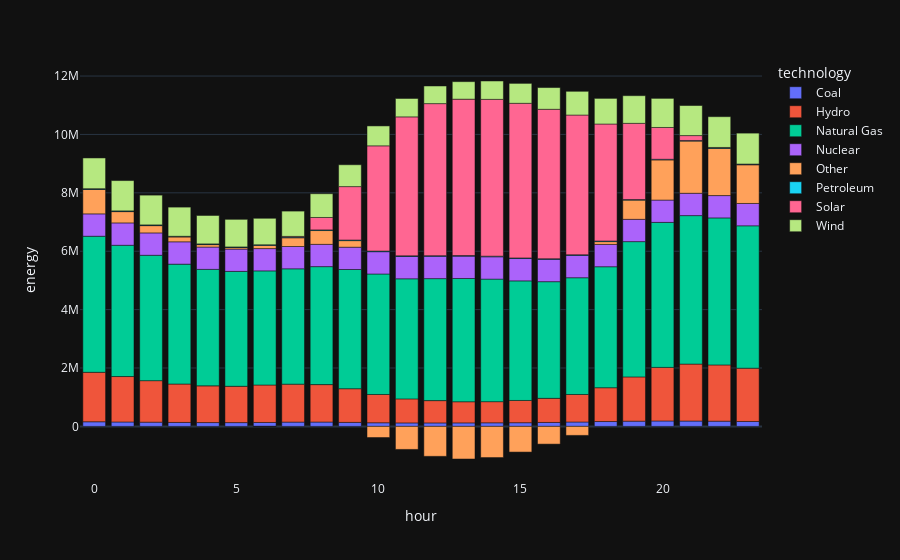

Notebook code for this chart:
### Markdown cell above
### Bar chart

### Code cell
import plotly.express as px
px.bar(
    data_frame=r,
    x='hour',
    y='energy',
    color='technology',
)

### Figure 1 — Plotly figure (JSON) as saved in the notebook; plotly's stock layout.template omitted (floating-point values rounded to 4 significant figures)
{"data": [{"hovertemplate": "technology=Coal<br>hour=%{x}<br>energy=%{y}<extra></extra>", "legendgroup": "Coal", "marker": {"color": "#636efa", "pattern": {"shape": ""}}, "name": "Coal", "orientation": "v", "showlegend": true, "textposition": "auto", "type": "bar", "x": [0, 1, 2, 3, 4, 5, 6, 7, 8, 9, 10, 11, 12, 13, 14, 15, 16, 17, 18, 19, 20, 21, 22, 23], "xaxis": "x", "y": [158031, 151386, 144652, 135788, 130671, 129766, 134624, 147133, 149079, 137429, 124019, 118672, 118426, 119464, 122783, 125930, 135176, 150198, 166403, 178927, 185965, 183213, 178353, 168510], "yaxis": "y"}, {"hovertemplate": "technology=Hydro<br>hour=%{x}<br>energy=%{y}<extra></extra>", "legendgroup": "Hydro", "marker": {"color": "#EF553B", "pattern": {"shape": ""}}, "name": "Hydro", "orientation": "v", "showlegend": true, "textposition": "auto", "type": "bar", "x": [0, 1, 2, 3, 4, 5, 6, 7, 8, 9, 10, 11, 12, 13, 14, 15, 16, 17, 18, 19, 20, 21, 22, 23], "xaxis": "x", "y": [1694126, 1556128, 1421363, 1315272, 1257697, 1243884, 1282781, 1299041, 1282444, 1153047, 969411, 823102, 764168, 724278, 724404, 762046, 826160, 942635, 1157686, 1515521, 1834958, 1951053, 1926795, 1824824], "yaxis": "y"}, {"hovertemplate": "technology=Natural Gas<br>hour=%{x}<br>energy=%{y}<extra></extra>", "legendgroup": "Natural Gas", "marker": {"color": "#00cc96", "pattern": {"shape": ""}}, "name": "Natural Gas", "orientation": "v", "showlegend": true, "textposition": "auto", "type": "bar", "x": [0, 1, 2, 3, 4, 5, 6, 7, 8, 9, 10, 11, 12, 13, 14, 15, 16, 17, 18, 19, 20, 21, 22, 23], "xaxis": "x", "y": [4661273, 4495746, 4295125, 4106112, 3989824, 3935608, 3908939, 3951055, 4040558, 4083531, 4126797, 4113583, 4179125, 4222122, 4197004, 4096794, 3995253, 3999001, 4144375, 4633512, 4966820, 5085500, 5035108, 4876938], "yaxis": "y"}, {"hovertemplate": "technology=Nuclear<br>hour=%{x}<br>energy=%{y}<extra></extra>", "legendgroup": "Nuclear", "marker": {"color": "#ab63fa", "pattern": {"shape": ""}}, "name": "Nuclear", "orientation": "v", "showlegend": true, "textposition": "auto", "type": "bar", "x": [0, 1, 2, 3, 4, 5, 6, 7, 8, 9, 10, 11, 12, 13, 14, 15, 16, 17, 18, 19, 20, 21, 22, 23], "xaxis": "x", "y": [765946, 766128, 765637, 764992, 764368, 763907, 763878, 763794, 763762, 763821, 763881, 764108, 764400, 764626, 764738, 764784, 764633, 764433, 764288, 764382, 764478, 764702, 764876, 765440], "yaxis": "y"}, {"hovertemplate": "technology=Other<br>hour=%{x}<br>energy=%{y}<extra></extra>", "legendgroup": "Other", "marker": {"color": "#FFA15A", "pattern": {"shape": ""}}, "name": "Other", "orientation": "v", "showlegend": true, "textposition": "auto", "type": "bar", "x": [0, 1, 2, 3, 4, 5, 6, 7, 8, 9, 10, 11, 12, 13, 14, 15, 16, 17, 18, 19, 20, 21, 22, 23], "xaxis": "x", "y": [836003, 387437, 249917, 165683, 84759, 51047, 109092, 298913, 472213, 224772, -381333, -788460, -1025538, -1116941, -1067258, -879613, -607359, -307794, 96731, 657531, 1374790, 1786626, 1616847, 1323775], "yaxis": "y"}, {"hovertemplate": "technology=Petroleum<br>hour=%{x}<br>energy=%{y}<extra></extra>", "legendgroup": "Petroleum", "marker": {"color": "#19d3f3", "pattern": {"shape": ""}}, "name": "Petroleum", "orientation": "v", "showlegend": true, "textposition": "auto", "type": "bar", "x": [0, 1, 2, 3, 4, 5, 6, 7, 8, 9, 10, 11, 12, 13, 14, 15, 16, 17, 18, 19, 20, 21, 22, 23], "xaxis": "x", "y": [21716, 21714, 21690, 21695, 21638, 21690, 21608, 21564, 21391, 21466, 21535, 21557, 21505, 21492, 21555, 21560, 21639, 21731, 21747, 21763, 21749, 21738, 21806, 21735], "yaxis": "y"}, {"hovertemplate": "technology=Solar<br>hour=%{x}<br>energy=%{y}<extra></extra>", "legendgroup": "Solar", "marker": {"color": "#FF6692", "pattern": {"shape": ""}}, "name": "Solar", "orientation": "v", "showlegend": true, "textposition": "auto", "type": "bar", "x": [0, 1, 2, 3, 4, 5, 6, 7, 8, 9, 10, 11, 12, 13, 14, 15, 16, 17, 18, 19, 20, 21, 22, 23], "xaxis": "x", "y": [4235, 3006, 2833, 2207, 1653, 671, -192, 26417, 426206, 1829081, 3603862, 4760479, 5208124, 5355992, 5371287, 5294811, 5118295, 4786183, 4006003, 2608304, 1089669, 167839, 10196, 5230], "yaxis": "y"}, {"hovertemplate": "technology=Wind<br>hour=%{x}<br>energy=%{y}<extra></extra>", "legendgroup": "Wind", "marker": {"color": "#B6E880", "pattern": {"shape": ""}}, "name": "Wind", "orientation": "v", "showlegend": true, "textposition": "auto", "type": "bar", "x": [0, 1, 2, 3, 4, 5, 6, 7, 8, 9, 10, 11, 12, 13, 14, 15, 16, 17, 18, 19, 20, 21, 22, 23], "xaxis": "x", "y": [1052751, 1038165, 1020200, 998634, 973690, 945674, 906854, 866172, 813951, 748599, 681720, 630232, 603797, 599813, 628348, 682719, 744623, 812808, 877130, 947473, 996269, 1029408, 1053884, 1058245], "yaxis": "y"}], "layout": {"barmode": "relative", "legend": {"title": {"text": "technology"}, "tracegroupgap": 0}, "margin": {"t": 60}, "xaxis": {"anchor": "y", "domain": [0, 1], "title": {"text": "hour"}}, "yaxis": {"anchor": "x", "domain": [0, 1], "title": {"text": "energy"}}}}
